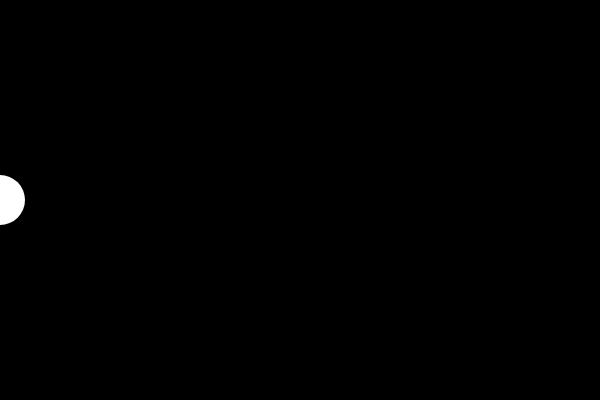
Frame 1 (no input)
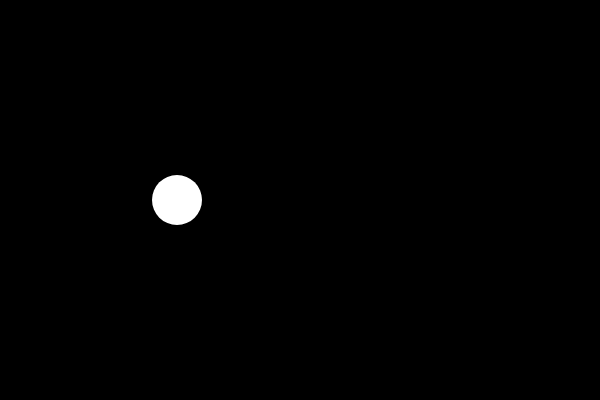
Frame 60 (no input)
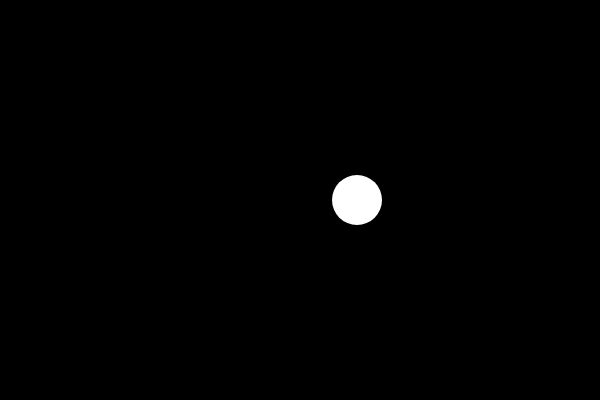
Frame 120 (the mouse pressed at the canvas centre since frame 60)

The p5.js sketch that drew these frames (run headless with seeded random() and noise() and a simulated clock; from frame 60 on, the mouse is pressed at the canvas centre):

// p5.js sketch
// ── sketch.js
var x;
var speed = 3; // speed of the circle

function setup() {
	createCanvas(600, 400);
	x = 0;
}

function draw() {
	background(0);

	//create circle
	noStroke();
	fill(255);
	ellipse(x, height / 2, 50);

	if(x > width)
		speed = -speed;

	else if(x < 0)
		speed = -speed;

	x += speed;

}
